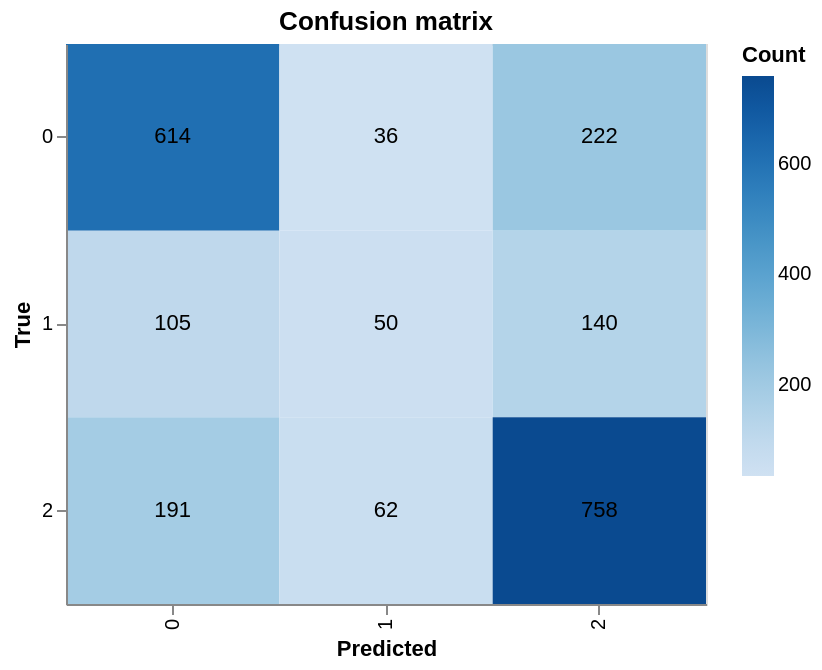

The cell this chart's notebook holds for it:
### Markdown cell above
### Multinomial Naive Bayes + `CountVectorizer`

Two runs: **3-class** (all satisfaction codes) and **binary** (drop neutral `Satisfaction == 1`).

### Code cell
%%time
nb_3class, _ = train_multinomial_nb(train_set, test_set, drop_neutral=False)

### Figure 1 — Vega-Lite specification as saved in the notebook (floating-point values rounded to 4 significant figures)
{"config": {"view": {"continuousWidth": 300, "continuousHeight": 300}}, "layer": [{"mark": {"type": "rect"}, "encoding": {"color": {"field": "Count", "scale": {"scheme": "blues"}, "type": "quantitative"}, "tooltip": [{"field": "True", "type": "nominal"}, {"field": "Predicted", "type": "nominal"}, {"field": "Count", "type": "quantitative"}], "x": {"field": "Predicted", "title": "Predicted", "type": "ordinal"}, "y": {"field": "True", "title": "True", "type": "ordinal"}}, "title": "Confusion matrix"}, {"mark": {"type": "text", "baseline": "middle", "fontSize": 11}, "encoding": {"text": {"field": "Count", "type": "quantitative"}, "x": {"field": "Predicted", "title": "Predicted", "type": "ordinal"}, "y": {"field": "True", "title": "True", "type": "ordinal"}}}], "data": {"name": "data-6befc42cfafcfe7aff3a66e24ec5015e"}, "height": 280, "width": 320, "$schema": "https://vega.github.io/schema/vega-lite/v6.1.0.json", "datasets": {"data-6befc42cfafcfe7aff3a66e24ec5015e": [{"True": "0", "Predicted": "0", "Count": 614}, {"True": "0", "Predicted": "1", "Count": 36}, {"True": "0", "Predicted": "2", "Count": 222}, {"True": "1", "Predicted": "0", "Count": 105}, {"True": "1", "Predicted": "1", "Count": 50}, {"True": "1", "Predicted": "2", "Count": 140}, {"True": "2", "Predicted": "0", "Count": 191}, {"True": "2", "Predicted": "1", "Count": 62}, {"True": "2", "Predicted": "2", "Count": 758}]}}
